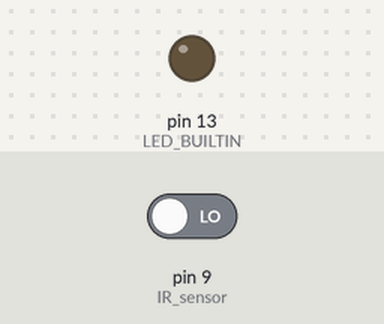
A sketch run on a simulated Arduino Uno, built with avr-gcc and run on an emulated ATmega328P. Parts: output pins drawn as LEDs (lit = HIGH). The inputs (shaded band) are chosen by the test bench; at power-on: pin 9 (IR_sensor) LOW.

Above: at 1.2 s.
1.3 s: pin 9 (IR_sensor) driven HIGH
At 1.9 s:
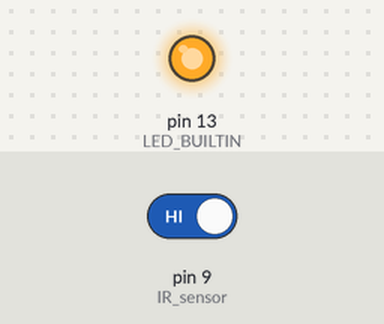
2.8 s: pin 9 (IR_sensor) driven LOW
At 3.1 s:
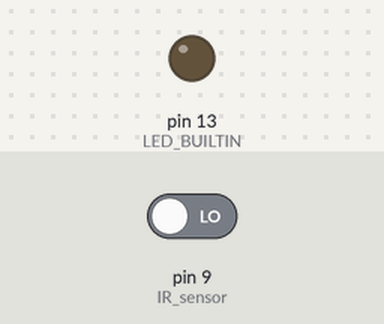
Timing chart, 0 to 5.8 s (numbered marks = the images above; inputs shaded):
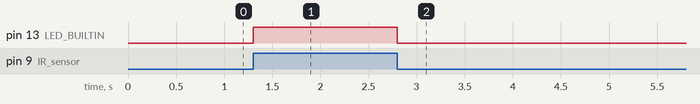

The sketch:

3_IRSensor.ino
```cpp
/*
  EWURC-Kick-Start-To-Robotics-Level-1

  - chapter 1 - IR sensor & digitalRead()
    In this section we will connect a IR sensor with Arduino and use digitalRead() to read the sensor value. Based on the sensor data
    we will control some other devices.
  - vo1d
*/

int IR_sensor = 9;
bool trigger = false;

void setup() {
  Serial.begin(9600);
  pinMode(IR_sensor, INPUT);
  pinMode(LED_BUILTIN, OUTPUT);
}

void loop() {
  sensorRead();

  if(trigger == true) {
    digitalWrite(LED_BUILTIN, HIGH);
  }
  else {
    digitalWrite(LED_BUILTIN, LOW);
  }
}

void sensorRead() {
  int sensorStatus = digitalRead(IR_sensor);

  if(sensorStatus == 1) {
    trigger = true;
  }
  else {
    trigger = false;
  }
}

/*
  Task: Make an object detection system that i) turns on a LED 1 second ii) turns on a BUZZER for 0.5 second
  iii) prints "object detected" on the serial monitor at the same time upon detecting object. If no object is
  detected, the LED and BUZZER should be OFF and serial monitor should not prints anything.
*/
```

Measured:
- after the input at 1.3 s, pin 13 (LED_BUILTIN): LOW → HIGH at once
- after the input at 2.8 s, pin 13 (LED_BUILTIN): HIGH → LOW at once
